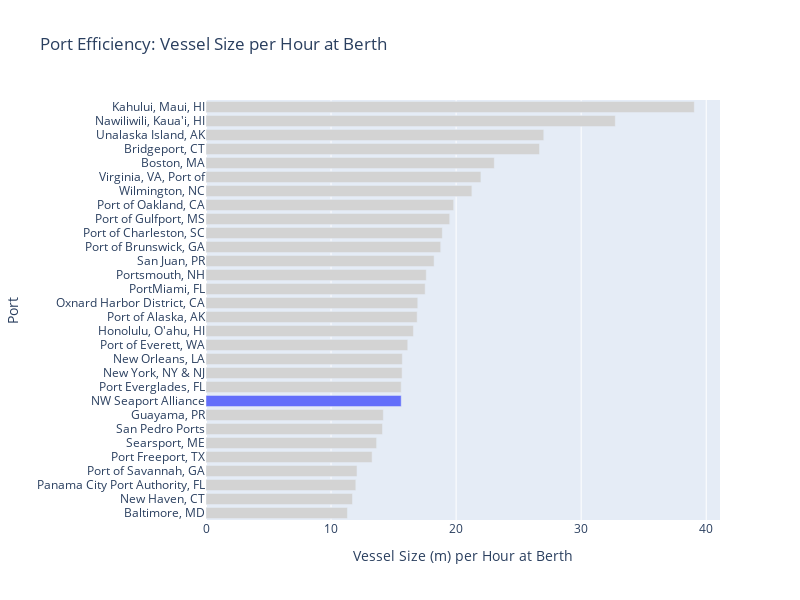

The notebook cell this image was saved under:
### Markdown cell above
## PNREC Visualizations

### National Context

To put the Northwest Seaport Alliance in context, we present various KPIs and associated trends

#### Efficiency Rankings

### Code cell
#group and define efficiency metrict
df = (
    calls_df
    .with_columns(
        (pl.col('vessel_size')/pl.col('hrs_at_berth')).alias('Efficiency Score')
    )
)

bar_ranking(
    df,
    cat_group='port_group',
    stat_col='Efficiency Score',
    stat_alias='Vessel Size (m) per Hour at Berth',
    title='Port Efficiency: Vessel Size per Hour at Berth',
    limit=30,
    labels={'port_group':'Port'},
    highlight='NW Seaport Alliance',
    width=800,
    height=600,
)

### Figure 1 — Plotly figure (JSON) as saved in the notebook; plotly's stock layout.template omitted (floating-point values rounded to 4 significant figures)
{"data": [{"hovertemplate": "Vessel Size (m) per Hour at Berth=%{x}<br>Port=%{y}<extra></extra>", "legendgroup": "", "marker": {"color": ["lightgrey", "lightgrey", "lightgrey", "lightgrey", "lightgrey", "lightgrey", "lightgrey", "lightgrey", "#636efa", "lightgrey", "lightgrey", "lightgrey", "lightgrey", "lightgrey", "lightgrey", "lightgrey", "lightgrey", "lightgrey", "lightgrey", "lightgrey", "lightgrey", "lightgrey", "lightgrey", "lightgrey", "lightgrey", "lightgrey", "lightgrey", "lightgrey", "lightgrey", "lightgrey"], "pattern": {"shape": ""}}, "name": "", "orientation": "h", "showlegend": false, "textposition": "auto", "type": "bar", "x": [11.31, 11.72, 11.98, 12.07, 13.28, 13.64, 14.11, 14.18, 15.61, 15.61, 15.68, 15.7, 16.13, 16.59, 16.89, 16.93, 17.53, 17.61, 18.24, 18.77, 18.9, 19.49, 19.8, 21.26, 21.99, 23.05, 26.67, 27.01, 32.73, 39.05], "xaxis": "x", "y": ["Baltimore, MD", "New Haven, CT", "Panama City Port Authority, FL", "Port of Savannah, GA", "Port Freeport, TX", "Searsport, ME", "San Pedro Ports", "Guayama, PR", "NW Seaport Alliance", "Port Everglades, FL", "New York, NY & NJ", "New Orleans, LA", "Port of Everett, WA", "Honolulu, O'ahu, HI", "Port of Alaska, AK", "Oxnard Harbor District, CA", "PortMiami, FL", "Portsmouth, NH", "San Juan, PR", "Port of Brunswick, GA", "Port of Charleston, SC", "Port of Gulfport, MS", "Port of Oakland, CA", "Wilmington, NC", "Virginia, VA, Port of", "Boston, MA", "Bridgeport, CT", "Unalaska Island, AK", "Nawiliwili, Kaua'i, HI", "Kahului, Maui, HI"], "yaxis": "y"}], "layout": {"barmode": "relative", "height": 600, "legend": {"tracegroupgap": 0}, "title": {"text": "Port Efficiency: Vessel Size per Hour at Berth"}, "width": 800, "xaxis": {"anchor": "y", "domain": [0, 1], "title": {"text": "Vessel Size (m) per Hour at Berth"}}, "yaxis": {"anchor": "x", "domain": [0, 1], "title": {"text": "Port"}}}}
